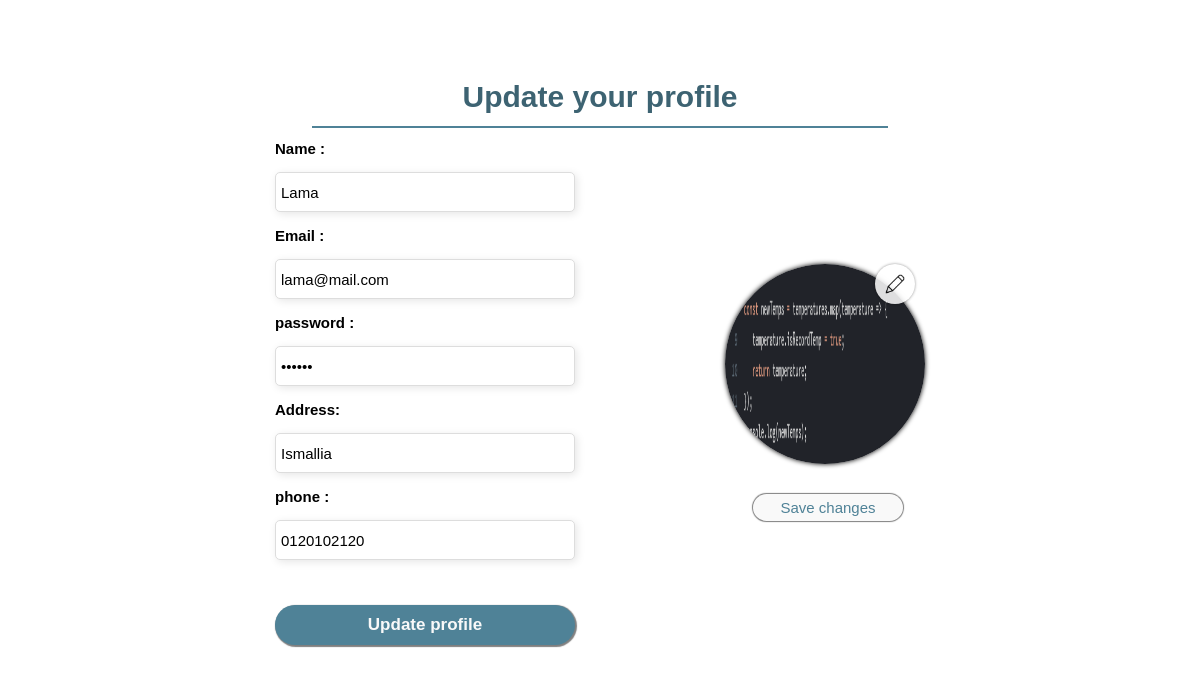
Page /profile_page/editProfile.php (signed in) on the committed database.
### tables this page shows
CREATE TABLE `students` (
  `id` int(11) NOT NULL,
  `name` varchar(250) NOT NULL,
  `phone` varchar(100) NOT NULL,
  `image_path` varchar(250) NOT NULL,
  `enroll_date` date NOT NULL,
  `birth_date` date NOT NULL,
  `gender` varchar(250) NOT NULL,
  `address` varchar(250) NOT NULL,
  `email` varchar(250) NOT NULL,
  `password` varchar(250) NOT NULL,
  `is_active` tinyint(1) NOT NULL
);

### profile_page/soa.php (called while the page is built)
<?php
    $check = "students";
?>

### profile_page/image.php (called while the page is built, shortened)
<?php
    include "soa.php";
    $conn = mysqli_connect('localhost', 'root', '', 'web_skills');
    $id = $_SESSION['user_id'];
    $sql = "SELECT * FROM $check WHERE id =$id";
    $result = mysqli_query($conn, $sql);
    $row = mysqli_fetch_assoc($result);
    if (!empty($row['image_path'])){
        $target_dir = $row['image_path'];
    }
?>

### profile_page/editProfile.php (the view, shortened to what this page needs)
<?php
    include"image.php";
    include"soa.php";
    $conn = mysqli_connect('localhost', 'root', '', 'web_skills');
    $id = $_SESSION['user_id'];
    $sql = "SELECT * FROM $check WHERE id =$id";
    $result = mysqli_query($conn, $sql);
    $row = mysqli_fetch_assoc($result);
    $name = $row['name'];
    $phone = $row['phone'];
    $address = $row['address'];
    $email = $row['email'];
    $password = $row['password'];
?>
<head>
    <link rel="stylesheet" href="admins/assets/css/editProfileStyle.css">
</head>
<body>
<div class="container1">
    <h2> Update your profile</h2>
    <div class="border"></div>
    <div class="container2">
        <form action="<?php echo $_SERVER['PHP_SELF']; ?>?id=1" method="POST">
            <div>
                <div class="column-flex">
                    <label style="font-weight:bold">Name : </label>
                    <input class="update" value="<?= $name ?>" required type="text" name="name">
                </div>
                <div class="column-flex">
                    <label style="font-weight:bold">Email : </label>
                    <input class="update" value="<?= $email ?>" required type="email" name="email">
                </div>
                <div class="column-flex">
                    <label style="font-weight:bold">password : </label>
                    <input class="update" value="<?= $password ?>" required type="password" name="password">
                </div>
                <div class="column-flex">
                    <label style="font-weight:bold">Address: </label>
                    <input class="update" value="<?= $address ?>" required type="text" name="address">
                </div>
                <div class="column-flex">
                    <label style="font-weight:bold">phone : </label>
                    <input class="update" value="<?= $phone ?>" required type="text" name="phone">
                </div>
                <input class="btn btn-dark update-student-btn" required type="submit" name="submit2" value="Update profile">
            </div>
        </form>
        <div>
            <div class="picUpdate">
                <button style="height: 40px; width: 40px" onclick="myFunction()" class="edit circle"> <img src="images/pen.png" alt="edit" class="pic"> </button>
                <img src='<?=$target_dir?>' class="account-pic">
                <form action="<?php echo htmlspecialchars($_SERVER['PHP_SELF']); ?>" method="post" enctype="multipart/form-data">
                    <input type="submit" value="Save changes" name="submit"  class="btn_white update-student-btn">
                </form>
            </div>
        </div>
    </div>
</div>
</body>
</html>

### profile_page/admins/assets/css/editProfileStyle.css (style rules this page uses)
* { margin: 0; padding: 0; box-sizing: border-box; font-family: 'Poppins', sans-serif; font-size: 15px; }
.container1 { width: 50%; padding-top: 80px; align-items: center; max-width: 1000px; margin: auto; }
h2 { display: flex; justify-content: center; color: #3d6372; font-size: 30px; }
.border { margin: 2%; border-bottom: 2px solid var(--main); }
.container2 { display: flex; justify-content: center; align-items: center; margin: auto; display: grid; grid-template-columns: 300px auto; grid-gap: 150px; }
.column-flex { display: flex; flex-direction: column; }
.update { width: 100%; height: 40px; padding-left: 5px; padding-right: 5px; border: 1px solid #ddd; border-radius: 5px; display: inline-block; box-shadow: 2px 2px 8px rgb(230, 230, 230); margin-bottom: 15px; margin-top: 15px; }
.update-student-btn { width: 100%; margin-top: 30px; }
.btn { margin-left: auto; margin-right: auto; padding: 10px; border: none; border-radius: 20px; box-shadow: 1px 1px 1px 1px rgba(0, 0, 0, 0.5); font-size: 17px; font-weight: bold; cursor: pointer; }
.btn-dark { background-color: var(--main); color: #F9F9F9; }
.btn_white { width: 150px; padding: 5px; margin-left: 28px; border: none; border-radius: 20px; box-shadow: 0px 0px 1px 1px rgba(0, 0, 0, 0.5); font-size: 15px; cursor: pointer; background-color: #f9f9f9; color: var(--main); }
.account-pic { width: 200px; height: 200px; border-radius: 50%; overflow: hidden; box-shadow: 0 0 5px 0px black; }
.edit { width: 500px; background-color: #ffffff; box-shadow: 0px 0px 3px 0px rgba(0, 0, 0, 0.5); border: 0; position: absolute; border-radius: 50%; left: 150px; cursor: pointer; opacity: 0.85; }
.picUpdate { position: relative; }
.pic { width: 20px; }
.circle { width: 50px; ; }

### rows in the picture
students: name "Lama", email "lama@mail.com", address "Ismallia", phone "0120102120", image_path (picture)
